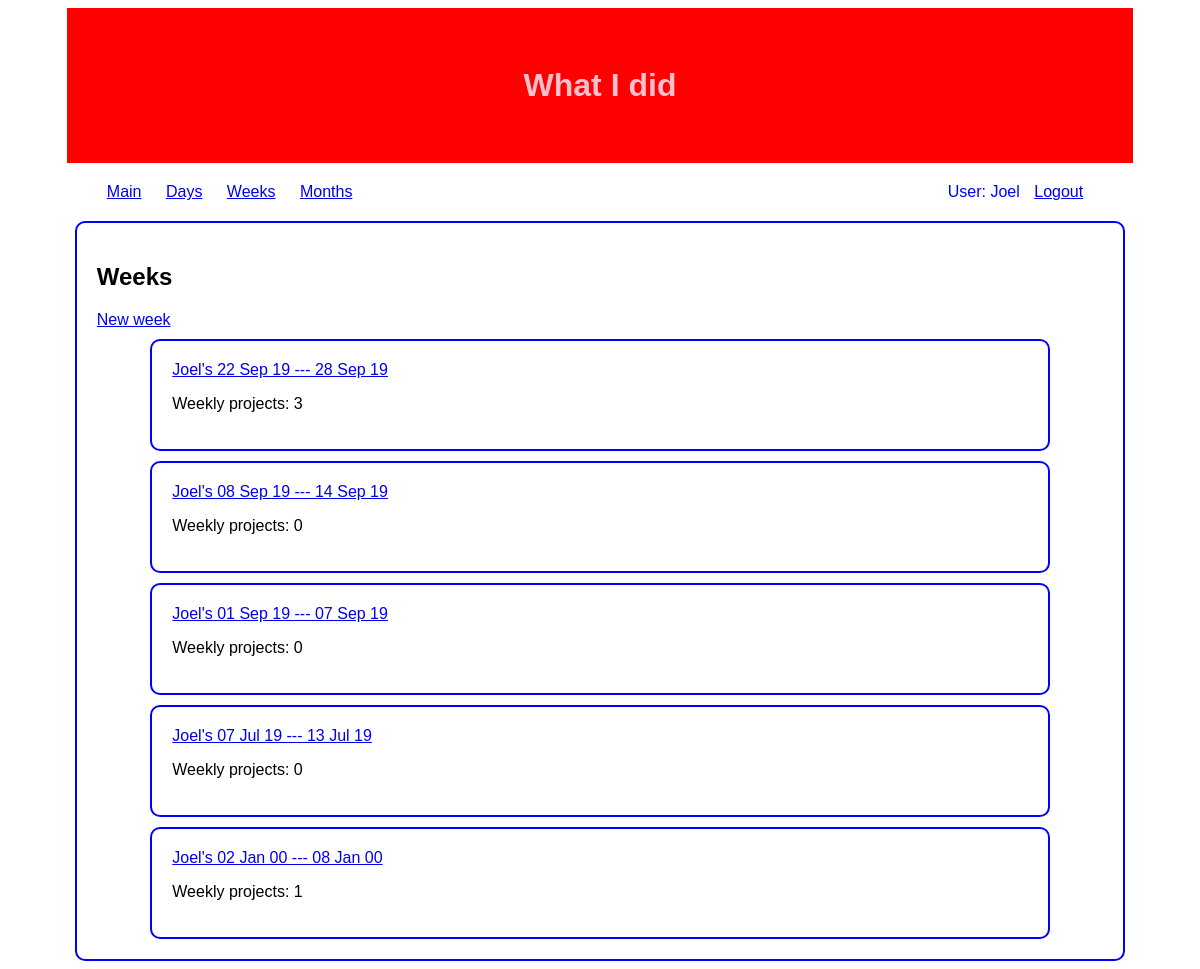
Before: /main/weeks/ (signed in) with the older database file.
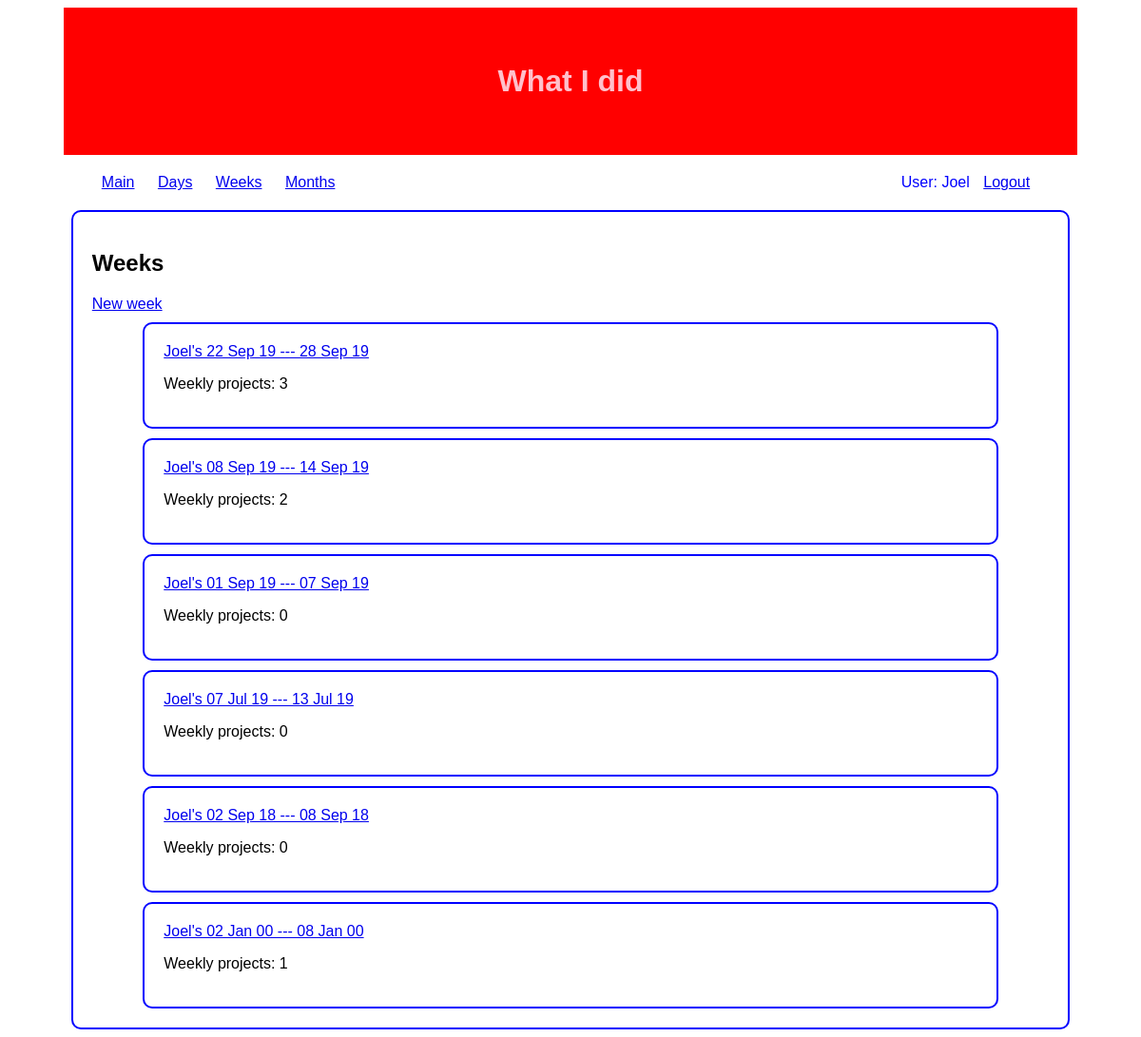
After: the same page with the newer database file.
### thingsdone/models.py (models this page shows)
class Week(models.Model):
  start_day = models.DateField(default=timezone.now)
  user = models.ForeignKey('auth.User', on_delete=models.CASCADE, null = True)
  class Meta:
    ordering = ['-start_day']
    unique_together =[['start_day','user']]
  def get_absolute_url(self):
    return reverse('weeks-detail', args=[str(self.id)])
  def __str__(self):
    return "%s's %s --- %s"%(self.user, self.start_day.strftime('%d %b %y'), (self.start_day + timedelta(days=6)).strftime('%d %b %y'))

### thingsdone/views.py (the view)
# urls.py: path('weeks/', views.WeekList.as_view(), name='weeks-list'),
class WeekList(LoginRequiredMixin, generic.ListView):
  model = Week
  def get_queryset(self):
    return Week.objects.filter(user=self.request.user)

### thingsdone/templates/thingsdone/week_list.html
{% extends 'base_generic.html' %}
{% block content %}
<div class="list-block">
<h2>Weeks</h2>
<a href="{% url 'weeks-create' %}">New week</a>
{% if week_list %}
  {% for week in week_list %}
  <div class="list-block">
    <a href="{{ week.get_absolute_url }}">{{ week }}</a>
    <p>Weekly projects: {{ week.thingdone_set.all.count }}</p>
  </div>
  {% endfor %}
{% else %}
  <p>No weeks!</p>
{% endif %}
</div>
{% endblock %}

Changed rows visible on the page:
computed for Week "Joel's 08 Sep 19 --- 14 Sep 19": thingdone_set.all.count "0" → "2"
added Week: user+start_day "Joel's 02 Sep 18 --- 08 Sep 18", thingdone_set.all.count "0"
